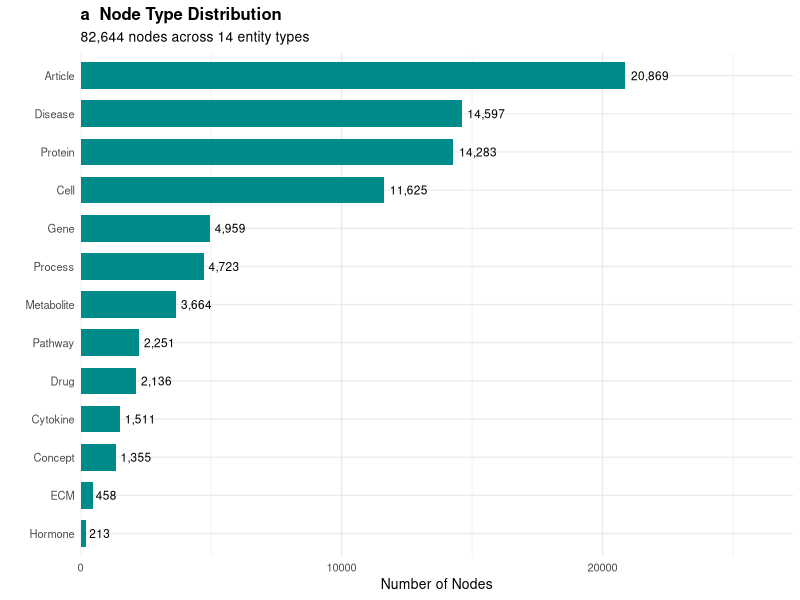
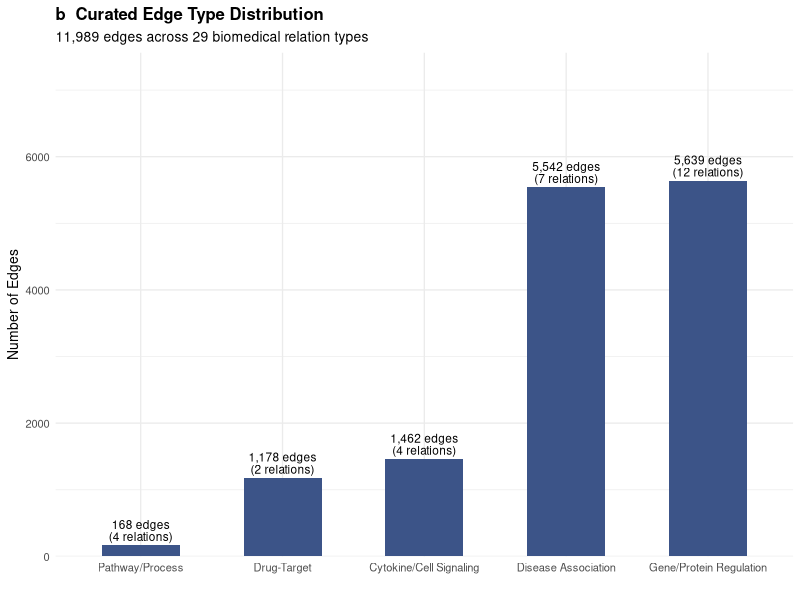
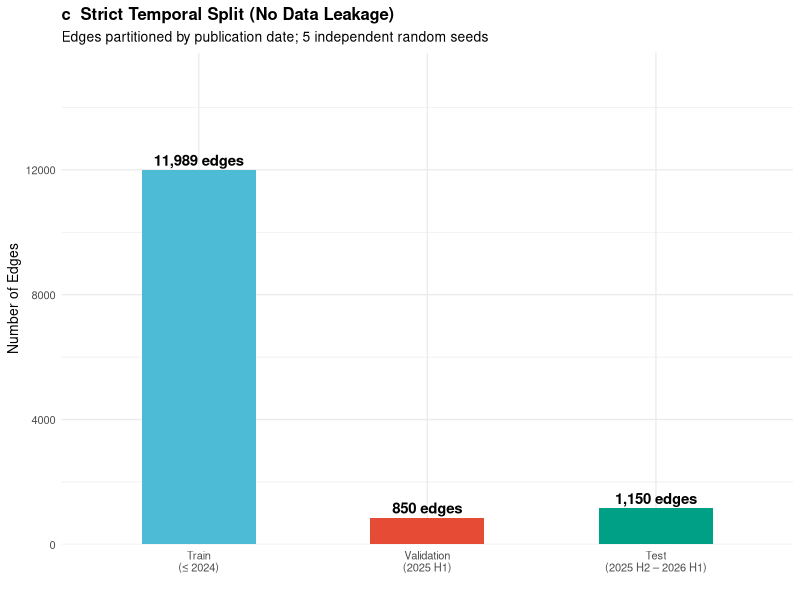

Here is the R script that generated these plots, in order:
#!/usr/bin/env Rscript
# Figure 1: Knowledge Graph Construction & Strict Temporal Split Framework
# Data aligned with Methods: 82,644 nodes, 29 curated relations, 11,989 train edges
library(ggplot2)
library(patchwork)
library(dplyr)
library(scales)

OUT <- "figures/paper_figures"
dir.create(OUT, showWarnings = FALSE, recursive = TRUE)

# ============================================================
# Panel a: Node Type Distribution (14 types, 82,644 total nodes)
# ============================================================
nodes_df <- data.frame(
  Type = c("Article", "Disease", "Protein", "Cell", "Gene", "Process",
           "Metabolite", "Pathway", "Drug", "Cytokine", "Concept", "ECM", "Hormone"),
  Count = c(20869, 14597, 14283, 11625, 4959, 4723, 3664, 2251, 2136, 1511, 1355, 458, 213)
)
nodes_df$Type <- factor(nodes_df$Type, levels = nodes_df$Type[order(nodes_df$Count)])

p1a <- ggplot(nodes_df, aes(x = Type, y = Count)) +
  geom_col(fill = "#008B8B", width = 0.7) +
  geom_text(aes(label = comma(Count)), hjust = -0.15, size = 3) +
  coord_flip() +
  scale_y_continuous(limits = c(0, 26000), expand = expansion(mult = c(0, 0.05))) +
  labs(title = "a  Node Type Distribution",
       subtitle = "82,644 nodes across 14 entity types",
       x = "", y = "Number of Nodes") +
  theme_minimal(base_size = 10) +
  theme(plot.title = element_text(face = "bold", size = 12))

# ============================================================
# Panel b: Curated Edge Type Statistics (29 relation types, 11,989 edges)
# ============================================================
edges_df <- data.frame(
  Category = c("Gene/Protein Regulation", "Disease Association", "Drug-Target",
               "Pathway/Process", "Cytokine/Cell Signaling"),
  Relation_Count = c(12, 7, 2, 4, 4),
  Edge_Count = c(5639, 5542, 1178, 168, 1462)
)
edges_df$Category <- factor(edges_df$Category, levels = edges_df$Category[order(edges_df$Edge_Count)])

p1b <- ggplot(edges_df, aes(x = Category, y = Edge_Count)) +
  geom_col(fill = "#3C5488", width = 0.55) +
  geom_text(aes(label = paste0(comma(Edge_Count), " edges\n(", Relation_Count, " relations)")),
            vjust = -0.2, size = 3, lineheight = 0.85) +
  scale_y_continuous(limits = c(0, 7200), expand = expansion(mult = c(0, 0.05))) +
  labs(title = "b  Curated Edge Type Distribution",
       subtitle = "11,989 edges across 29 biomedical relation types",
       x = "", y = "Number of Edges") +
  theme_minimal(base_size = 10) +
  theme(plot.title = element_text(face = "bold", size = 12))

# ============================================================
# Panel c: Strict Temporal Split (factor levels enforce chronological order)
# ============================================================
split_levels <- c("Train\n(≤ 2024)", "Validation\n(2025 H1)", "Test\n(2025 H2 – 2026 H1)")
temporal_df <- data.frame(
  Split = factor(split_levels, levels = split_levels),
  Edges = c(11989, 850, 1150)
)

p1c <- ggplot(temporal_df, aes(x = Split, y = Edges, fill = Split)) +
  geom_col(width = 0.5) +
  geom_text(aes(label = paste0(comma(Edges), " edges")),
            vjust = -0.4, fontface = "bold", size = 3.8) +
  scale_fill_manual(values = c("Train\n(≤ 2024)" = "#4DBBD5",
                               "Validation\n(2025 H1)" = "#E64B35",
                               "Test\n(2025 H2 – 2026 H1)" = "#00A087")) +
  scale_y_continuous(limits = c(0, 15000), expand = expansion(mult = c(0, 0.05))) +
  labs(title = "c  Strict Temporal Split (No Data Leakage)",
       subtitle = "Edges partitioned by publication date; 5 independent random seeds",
       x = "", y = "Number of Edges") +
  theme_minimal(base_size = 10) +
  theme(plot.title = element_text(face = "bold", size = 12),
        legend.position = "none")

# ============================================================
# Assemble a-b-c without d (d = existing architecture schematic,
# cropped from Figure1_KG_Architecture.png and pasted in PPT)
# ============================================================
combined <- (p1a | p1b) | p1c +
  plot_annotation(
    title = "Figure 1: Knowledge Graph Construction and Temporal Evaluation Framework",
    subtitle = "Curated heterogeneous KG with strict leakage-free train/test partitioning"
  ) &
  theme(plot.title = element_text(face = "bold", size = 14))

# Export individual panels for manual assembly with architecture diagram (Panel d)
# Panel d is reused from the original Figure1_KG_Architecture.png (model unchanged)
ggsave(file.path(OUT, "Figure1_Panel_a.tiff"), p1a, width = 6, height = 5, dpi = 300, compression = "lzw")
ggsave(file.path(OUT, "Figure1_Panel_b.tiff"), p1b, width = 6, height = 5, dpi = 300, compression = "lzw")
ggsave(file.path(OUT, "Figure1_Panel_c.tiff"), p1c, width = 6, height = 5, dpi = 300, compression = "lzw")

message("Saved: Panel a/b/c to ", OUT)
message("Panel d: crop architecture diagram from the existing Figure1_KG_Architecture.png")
message("Assemble all 4 panels in PPT/Keynote → 2x2 layout, export 300 DPI TIFF")
